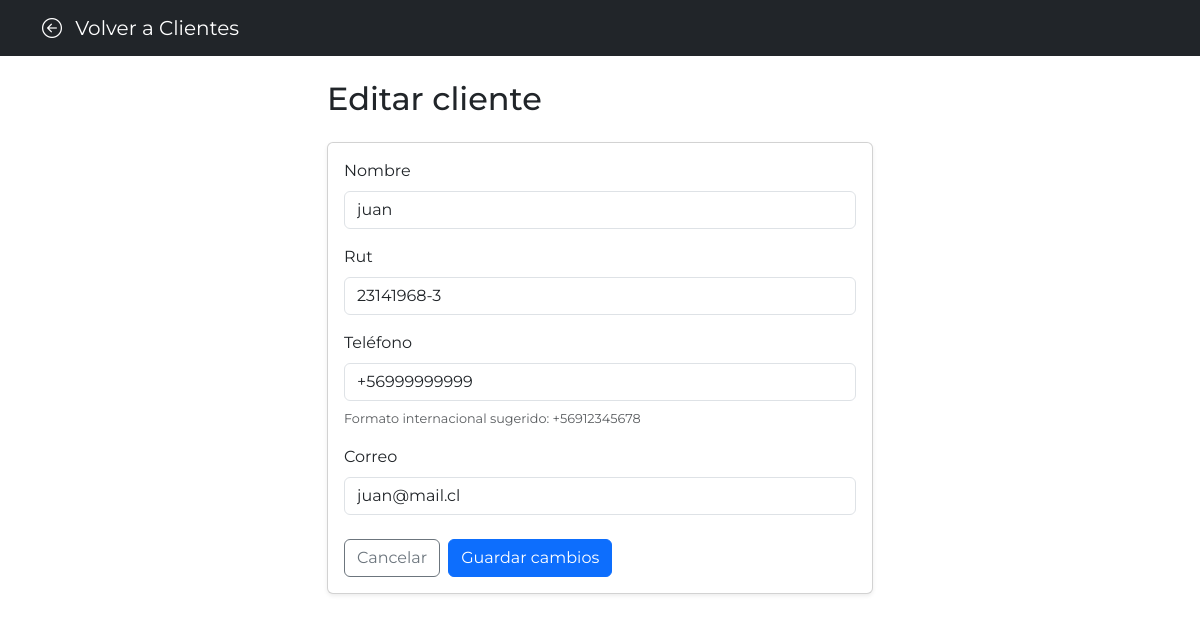
Page /clientes/editar/1/ on the committed database.
### mainApp/models.py (models this page shows, shortened)
class Cliente(models.Model):
    nombre = models.CharField(max_length=100)
    rut = models.CharField(max_length=12, unique=True)
    telefono = models.CharField(max_length=20, unique=True)
    correo = models.EmailField(unique=True)
    class Meta:
        verbose_name = "Cliente"
        verbose_name_plural = "Clientes"

### mainApp/views.py (the view)
# urls.py: path('clientes/editar/<id>/', views.cliente_editar, name='cliente_editar'),
def cliente_editar(request, id):
    cliente = get_object_or_404(Cliente, id=id)
    if request.method == 'POST':
        form = ClienteForm(request.POST, instance=cliente)
        if form.is_valid():
            form.save()
            return redirect('clientes')
    else:
        form = ClienteForm(instance=cliente)
    return render(request, 'editar_cliente.html', {
        'form': form,
        'cliente': cliente
    })

### mainApp/forms.py (shortened to what this page needs)
class ClienteForm(forms.ModelForm):
    class Meta:
        model = Cliente
        fields = ['nombre', 'rut', 'telefono', 'correo']
    def __init__(self, *args, **kwargs):
        super().__init__(*args, **kwargs)
        self.fields['nombre'].widget.attrs.update({'class': 'form-control mb-2', 'placeholder': 'Nombre'})
        self.fields['rut'].widget.attrs.update({'class': 'form-control mb-2', 'placeholder': 'Rut (Ej: 12345678-9)'})
        self.fields['telefono'].widget.attrs.update({
            'class': 'form-control mb-2',
            'placeholder': 'Ej: 912345678 o +14155552671'
        })
        self.fields['correo'].widget.attrs.update({'class': 'form-control mb-2', 'placeholder': 'Correo'})

### templates/editar_cliente.html (shortened to what this page needs)
<!DOCTYPE html>
<html lang="es">
<head>
    <link href="https://cdn.jsdelivr.net/npm/bootstrap@5.3.3/dist/css/bootstrap.min.css" rel="stylesheet">
    <link rel="stylesheet" href="https://cdn.jsdelivr.net/npm/bootstrap-icons@1.11.3/font/bootstrap-icons.css">
</head>
<body style="min-height: 100vh; font-family: 'Montserrat', sans-serif;">
<nav class="navbar navbar-dark bg-dark">
    <div class="container">
    <a href="{% url 'clientes' %}" class="navbar-brand"> <i class="bi bi-arrow-left-circle me-2"></i> Volver a Clientes
    </a>
    </div>
</nav>
<main class="container py-4">
    <div class="row justify-content-center">
    <div class="col-md-8 col-lg-6">
        <h2 class="mb-4">Editar cliente</h2>
        <div class="card shadow-sm">
        <div class="card-body">
            <form method="post">
            <div class="mb-3">
                <label class="form-label">Nombre</label>
                {{ form.nombre }}
            </div>
            <div class="mb-3">
                <label class="form-label">Rut</label>
                {{ form.rut }}
            </div>
            <div class="mb-3">
                <label class="form-label">Teléfono</label>
                {{ form.telefono }}
                <div class="text-muted small" style="font-size: 0.8em;">Formato internacional sugerido: +56912345678</div>
            </div>
            <div class="mb-3">
                <label class="form-label">Correo</label>
                {{ form.correo }}
            </div>
            <div class="d-flex gap-2 mt-4">
                <a href="{% url 'clientes' %}" class="btn btn-outline-secondary">
                 Cancelar
                </a>
                <button type="submit" class="btn btn-primary">
                 Guardar cambios
                </button>
            </div>
            </form>
        </div>
        </div>
    </div>
    </div>
</main>
</body>
</html>

### rows in the picture
Cliente: nombre "juan", rut "23141968-3", telefono "+56999999999", correo "juan@mail.cl"
